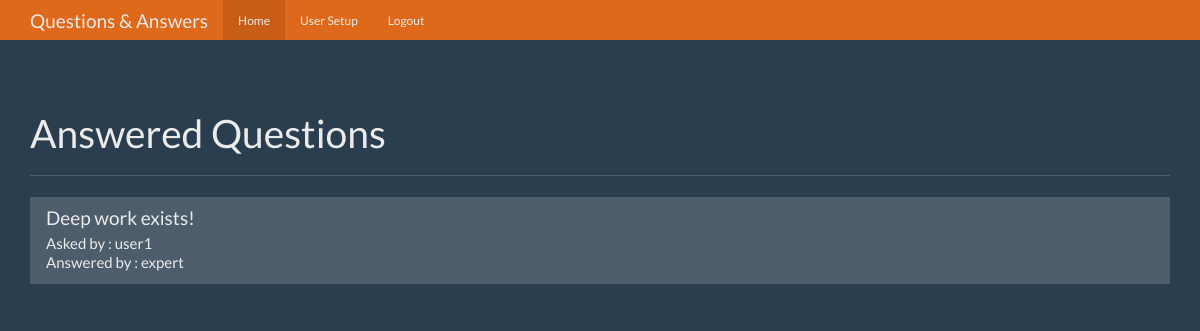
/ (signed in), run on the app's committed database.
### tables this page shows
CREATE TABLE questions(
    id integer primary key autoincrement,
    question text not null,
    answer text ,
    asked_by_id integer not null,
    expert_id integer not null
);

CREATE TABLE users(
    id integer primary key autoincrement,
    name text not null,
    password text not null,
    expert boolean not null,
    admin boolean not null
);

### app.py (the view)
@app.route('/')
def index():
    user = get_current_user()
    db = get_db()
    q_cur = db.execute('select questions.id,questions.question,askers.name as a_name,experts.name as e_name from questions join users as askers  on askers.id=questions.asked_by_id join users as experts on experts.id=questions.expert_id where questions.answer is not null')
    q_res = q_cur.fetchall()
    return render_template('home.html', user=user, questions=q_res)

### app.py (called while the page is built)
def get_current_user():
    user_result = None
    if 'user' in session:
        user = session['user']
        db = get_db()
        user_cur = db.execute('select * from users where name=?', [user])
        user_result = user_cur.fetchone()
    return user_result

### database.py (called while the page is built)
def connect_db():
    sql = sqlite3.connect('questions.db')
    sql.row_factory = sqlite3.Row
    return sql

def get_db():
    if not hasattr(g, 'sqlite_db'):
        g.sqlite_db = connect_db()
    return g.sqlite_db

### templates/home.html (shortened to what this page needs)
<!DOCTYPE html>
<html lang="en">
  <head>
    <link
      href="{{url_for('static',filename='bootstrap.min.css')}}"
      rel="stylesheet"
    />
    <link href="{{url_for('static',filename='theme.css')}}" rel="stylesheet" />
  </head>
  <body>
 {% include 'navbar.html' %}
    <div class="container theme-showcase" role="main">
      <div class="page-header">
        <h1>Answered Questions</h1>
      </div>
      <div class="row">
        <div class="col-lg-12">
          <div class="list-group">
           {% for question in questions %}
             <a href="{{url_for('question',question_id=question['id'])}}" class="list-group-item">
              <h4 class="list-group-item-heading">{{question['question']}}</h4>
              <p class="list-group-item-text">Asked by : {{question['a_name']}}</p>
              <p class="list-group-item-text">Answered by : {{question['e_name']}}</p>
            </a>
            {% endfor %}
          </div>
        </div>
      </div>
    </div>
  </body>
</html>

### static/theme.css (style rules this page uses)
body { padding-top: 70px; padding-bottom: 30px; }

### data on the page
questions: question "Deep work exists!", a_name "user1", e_name "expert"
